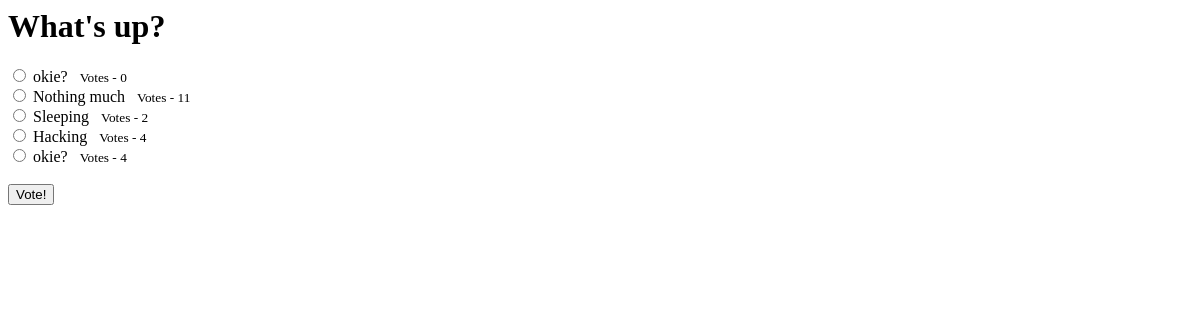
Before: /demsite/6/ with the older database file.
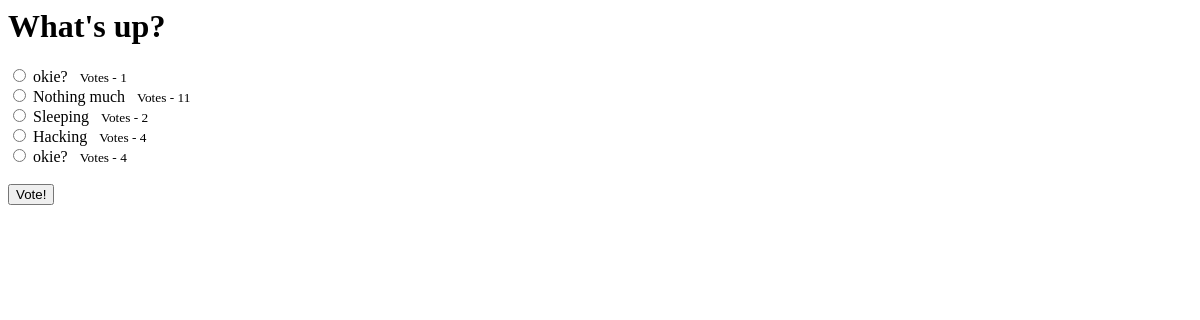
After: the same page with the newer database file.
### demsite/models.py (models this page shows, shortened)
class Choice(models.Model):
    question = models.ForeignKey(Question, on_delete=models.CASCADE)
    choice_text = models.CharField(max_length=200)
    votes = models.IntegerField(default=0)

### demsite/views.py (the view)
# urls.py: path('<int:pk>/', views.DetailView.as_view(), name='detail'),
class DetailView(generic.DetailView):
    model = Question
    template_name = 'demsite/detail.html'

### demsite/templates/demsite/detail.html (shortened to what this page needs)
{% load staticfiles %}
<h1>
    {{ question.question_text }}
</h1>
<form action="{% url 'demsite:vote' question.id %}" method="post">
{% for choice in question.choice_set.all %}
    <input type="radio" name="choice" id="choice{{forloop.counter}}" value="{{choice.id}}">
    <label for="choice{{forloop.counter}}">{{choice.choice_text}} &nbsp; <small> Votes - {{ choice.votes }}</small> </label><br>
{% endfor %}
<br>
<input type="submit" value="Vote!">
</form>

Changed rows visible on the page:
changed Choice (number 1 of 5 on the later page): choice "☐ okie? Votes - 0" → "☐ okie? Votes - 1"; votes "0" → "1"
